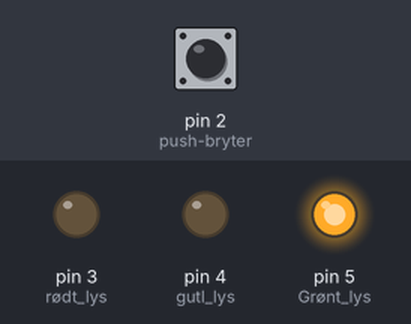
This sketch was run on a simulated Arduino Uno, built with avr-gcc and run on an emulated ATmega328P. Parts: output pins drawn as LEDs (lit = HIGH). Inputs (shaded band) come from the test bench; at power-on: pin 2 (push-bryter) HIGH.

Above: at 1.2 s.
1.3 s: pin 2 (push-bryter) pulled LOW for 0.15 s
At 1.6 s:
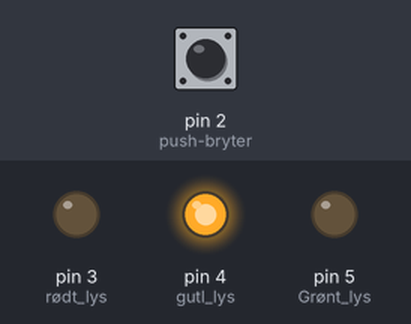
At 5.9 s:
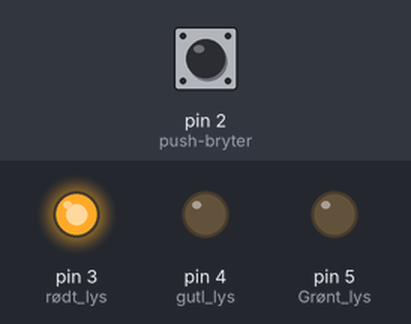
Timing chart, 0 to 26.8 s (numbered marks = the images above; inputs shaded):
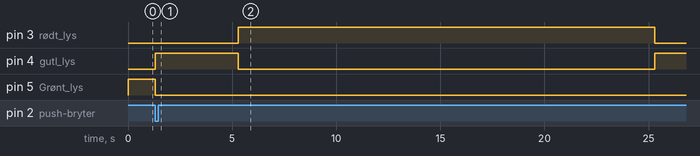

Measured:
- after the input at 1.3 s, pin 3 (rødt_lys): LOW → HIGH after 4.0 s, → LOW 20.0 s later; pin 4 (gutl_lys): LOW → HIGH at once, → LOW 4.0 s later, → HIGH 20.0 s later; pin 5 (Grønt_lys): HIGH → LOW at once

The sketch:

oppgave_5b.ino
```cpp
void setup() {
  // put your setup code here, to run once:
  pinMode(2, INPUT_PULLUP); //push-bryter
  pinMode(3, OUTPUT); //rødt lys
  pinMode(4, OUTPUT); //gutl lys
  pinMode(5, OUTPUT); //Grønt lys
}

void loop() {
  // put your main code here, to run repeatedly:
  digitalWrite(5, HIGH);
  if (digitalRead(2) == LOW) {
    digitalWrite(5, LOW);
    digitalWrite(4, HIGH);
    delay(4000);
    digitalWrite(4, LOW);
    digitalWrite(3, HIGH);
    delay(20000);
    digitalWrite(3, LOW);
    digitalWrite(4, HIGH);
    delay(4000);
    digitalWrite(4, LOW);
    digitalWrite(5, HIGH);
  }
}
```
